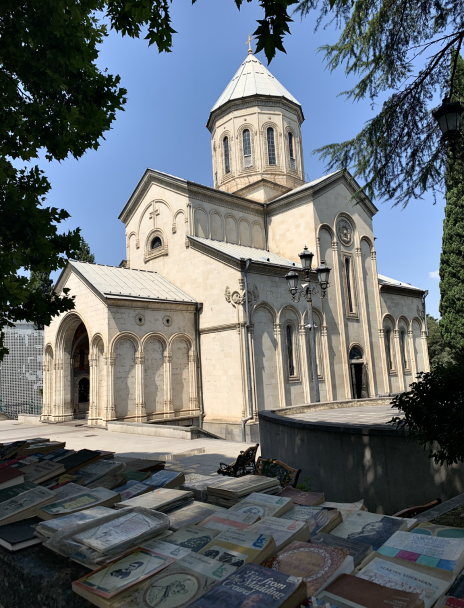
#> input picture church/input.png, 928 x 1216 px (shown at 1/2 size); the run also reads 1 picture not shown here
$ jupyter execute --allow-errors Relighting.ipynb   (shell and % lines are left out)
#> lines starting #> are read from the running program, lines starting #| are printed output that depends on the picture; long printed decimals are rounded
[cell 1]

import cv2
import numpy as np
import numpy.linalg as npl
from matplotlib import pyplot as plt
from matplotlib import cbook

## Experimenting with recreating the image using albedo and shading

[cell 2]
# Just to avoid more typing than necessary
def imshow(input):
    plt.axis('off')
    plt.imshow(input)

[cell 3]
img = plt.imread('./church/input.png')
#> img is the input picture: shape (1216, 928, 3) float32; mean R, G, B 0.397, 0.422, 0.438
normals = plt.imread('./church/normals.png')
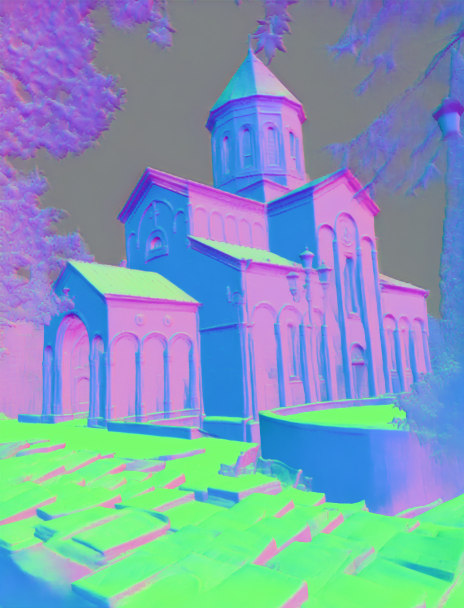
#> input picture church/normals.png, 928 x 1216 px (shown at 1/2 size)
#> normals is the input picture: shape (1216, 928, 3) float32; mean R, G, B 0.497, 0.615, 0.713
albedo = plt.imread('./church/ours_alb.png')
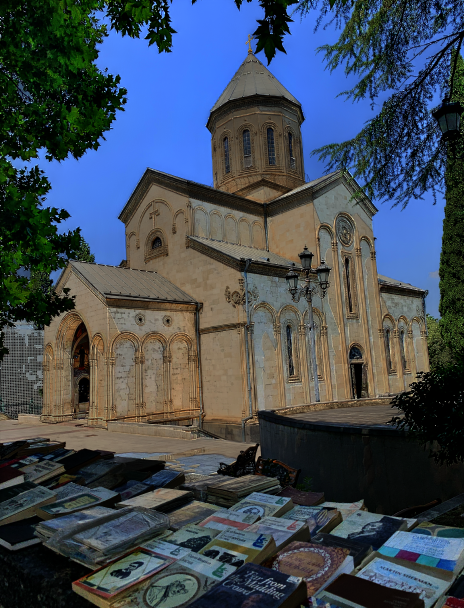
#> input picture church/ours_alb.png, 928 x 1216 px (shown at 1/2 size)
#> albedo is the input picture: shape (1216, 928, 3) float32; mean R, G, B 0.255, 0.295, 0.342
shading = plt.imread('./church/ours_shd.png')
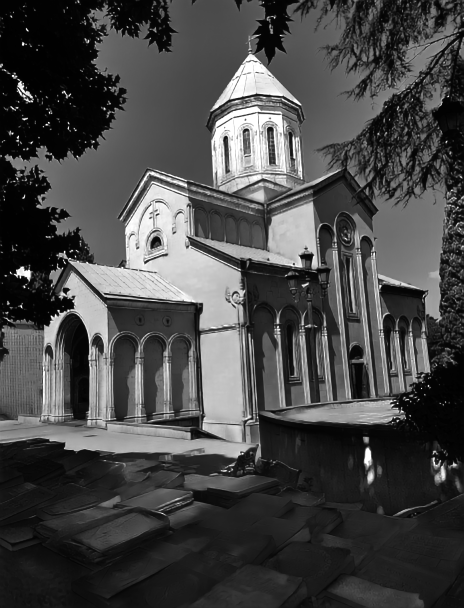
#> input picture church/ours_shd.png, 928 x 1216 px (shown at 1/2 size)
#> shading is the input picture: shape (1216, 928) float32; min 0.00392, max 1, mean 0.279
shading = np.dstack((shading, shading, shading))
#> shading: shape (1216, 928, 3) float32
gamma = 0.4545
# ^ shading now has 3 channels despite being grayscale
# otherwise numpy will complain shapes of albedo and shading do not match

[cell 4]
plt.axis('off')
plt.title("Original Input")
plt.imshow(img)

[cell 5]
# This is how the image looks like if we don't correct albedo and shading

linear_recreated_img = albedo * shading
plt.title("Recreated image (not corrected)")
imshow(linear_recreated_img)

[cell 6]
albedo_corrected = albedo ** 0.4545
shading_corrected = shading ** 0.4545
# recreated_img = albedo_corrected * shading_corrected\
recreated_img = linear_recreated_img ** 0.4545  # Apply gamma correction to final linear image, rather than the individual components (albedo, shading)

plt.title("Recreated image (corrected) (still darker than the original huh)")
imshow(recreated_img)

## Now actual relighting... Create new shading
It's working! Kind of. The scene is way too dark but it relights the building perfectly

[cell 7]
# So this is what our normals look like
imshow(normals)
print(f"{np.ndarray.max(normals)= }, {np.ndarray.min(normals)= }")
#| np.ndarray.max(normals)= 1.0, np.ndarray.min(normals)= 0.0
print(f"{normals[300, 250, :]= }")  # Point in the background / sky
#| normals[300, 250, :]= array([0.502 , 0.5098, 0.5176 ], dtype=float32)

[cell 8]
# Normalize the normals
# Separate the RGB channels
red_channel = normals[:,:,0]
green_channel = normals[:,:,1]
blue_channel = normals[:,:,2]

# Normalize the values of the RGB channels
red_channel_normalized = red_channel / 255.0
green_channel_normalized = green_channel / 255.0
blue_channel_normalized = blue_channel / 255.0
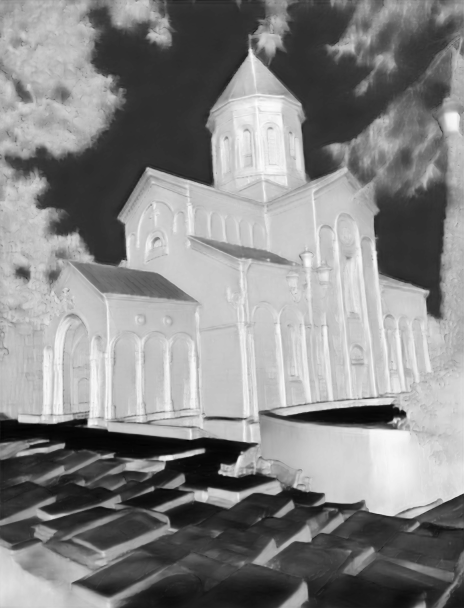
#> blue_channel_normalized: shape (1216, 928) float32 (shown at 1/2 size); min 0.00163, max 0.00384, mean 0.0028; drawn with min black and max white

# Create a new 2D array to hold the unit vectors
unit_vectors = np.zeros_like(normals)

# Iterate over each pixel and calculate the unit vector
for i in range(normals.shape[0]):
    for j in range(normals.shape[1]):
        x = red_channel_normalized[i,j]
        y = green_channel_normalized[i,j]
        z = blue_channel_normalized[i,j]
        magnitude = np.sqrt(x**2 + y**2 + z**2)
        if magnitude > 0:
            unit_vectors[i,j,0] = x / magnitude
            unit_vectors[i,j,1] = y / magnitude
            unit_vectors[i,j,2] = z / magnitude
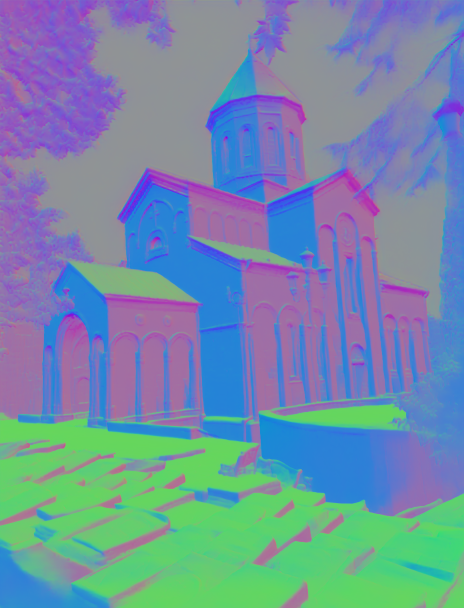
#> unit_vectors: shape (1216, 928, 3) float32 (shown at 1/2 size); mean R, G, B 0.448, 0.555, 0.653
# Make normals in a range from -1 to 1
print(f"{np.ndarray.max(normals)= }, {np.ndarray.min(normals)= }")
#| np.ndarray.max(normals)= 1.0, np.ndarray.min(normals)= 0.0
# normals = unit_vectors * 2 - 1

[cell 9]
imshow(normals)
print(f"{np.ndarray.max(normals)= }, {np.ndarray.min(normals)= }")
#| np.ndarray.max(normals)= 1.0, np.ndarray.min(normals)= 0.0
print(f"{normals[300, 250, :]= }")  # Point in the background / sky
#| normals[300, 250, :]= array([0.502 , 0.5098, 0.5176 ], dtype=float32)

In order to get a new shabby relit image, call the calculate_shading function (below) with two inputs:
* light_dir = light direction in a form of a directional vector, doesn't need to be normalized
* a normals map

[cell 10]
# Returns a normalized light vector with the same dimensions as the original image
def get_new_light_dir(light_dir, original_image):
    light_dir = np.array(light_dir)
    magnitude = np.sum(light_dir ** 2)
    normalized_light_dir = light_dir / magnitude

    new_light_dir = np.zeros(np.shape(original_image))
    new_light_dir[:] = normalized_light_dir

    return new_light_dir

[cell 11]
def calculate_shading(light_dir, normals):
    new_light_dir = get_new_light_dir(light_dir, normals)

    # Dot product (np.dot doesn't work for more than 2 dimensions)
    new_shading = normals * new_light_dir
    new_shading = np.sum(new_shading, axis=2)
#> new_shading: shape (1216, 928) float64
    # new_shading = new_shading * 0.5 + 1
    # new_shading = normals @ light_dir

    # Stack the single grayscale value in three RGB channels
    new_shading = np.dstack([new_shading, new_shading, new_shading])
#> new_shading: shape (1216, 928, 3) float64

    imshow(new_shading)

    # If we use the albedo_corrected in this equation (albedo ** 0.4545), the image looks a lot brighter
    # print(f"albedo range[{np.ndarray.min(albedo)}, {np.ndarray.max(albedo)}], new_shading range [{np.ndarray.min(new_shading)},{np.ndarray.max(new_shading)}]")
    new_image = albedo * new_shading
    # new_image = (new_image * 0.5) + 1

    # TODO: this gives us NaN values!
    # new_image = new_image ** 0.4545

    return new_image

[cell 12]
def showcase_new_shading():
    top_shading = calculate_shading([0, 1, 0], normals)
    right_shading = calculate_shading([-1, 0, 0], normals)
    left_shading = calculate_shading([1, 0, 0], normals)
    bottom_shading = calculate_shading([0, 0, 1], normals)
    slightly_left = calculate_shading([1, 1, 0], normals)
#> in calculate_shading (call 5), `new_image = albedo * new_shading`:
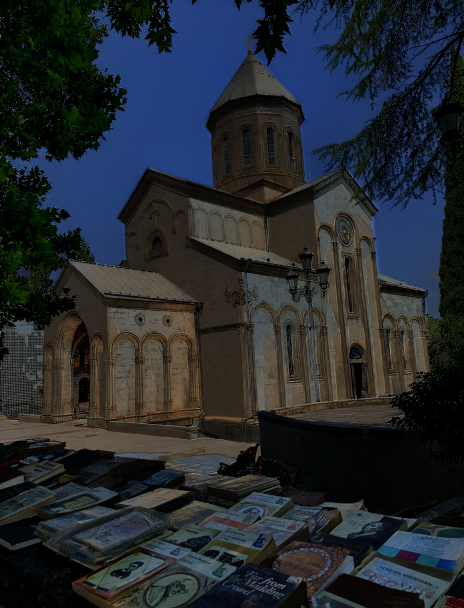
#> new_image: shape (1216, 928, 3) float64 (shown at 1/2 size); mean R, G, B 0.144, 0.165, 0.189
    top_plus_right_shading = (top_shading + right_shading)
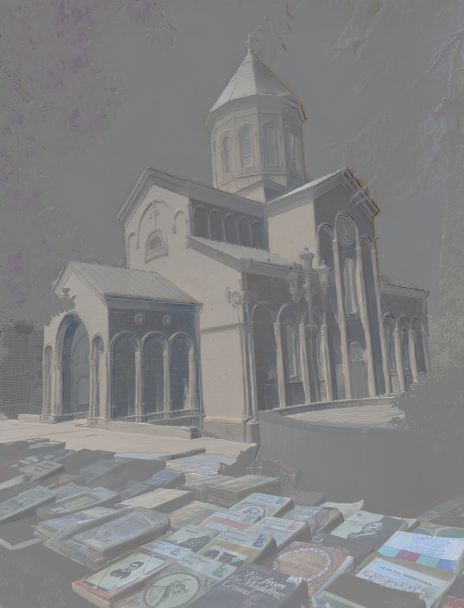
#> top_plus_right_shading: shape (1216, 928, 3) float64 (shown at 1/2 size); mean R, G, B 0.0333, 0.0347, 0.0371; drawn with min black and max white
    all_direction_shading = (top_shading + right_shading + left_shading + bottom_shading)

    fig, ax = plt.subplot_mosaic([['image', 'top', 'left', 'right', 'slightly_left', 'right_plus_top', 'all']], figsize=(20,4.5))

    ax['image'].imshow(img)
    ax['image'].axis('off')
    ax['image'].set_title('Original')

    ax['top'].imshow(top_shading)
    ax['top'].axis('off')
    ax['top'].set_title('Top shading')

    ax['left'].imshow(left_shading)
    ax['left'].axis('off')
    ax['left'].set_title('Left shading')

    ax['right'].imshow(right_shading)
    ax['right'].axis('off')
    ax['right'].set_title('Right shading')

    ax['slightly_left'].imshow(slightly_left)
    ax['slightly_left'].axis('off')
    ax['slightly_left'].set_title('Slightly left shading')

    ax['right_plus_top'].imshow(top_plus_right_shading)
    ax['right_plus_top'].axis('off')
    ax['right_plus_top'].set_title('Top + right shading')

    ax['all'].imshow(all_direction_shading)
    ax['all'].axis('off')
    ax['all'].set_title('Sum of all shading directions')

    plt.show()
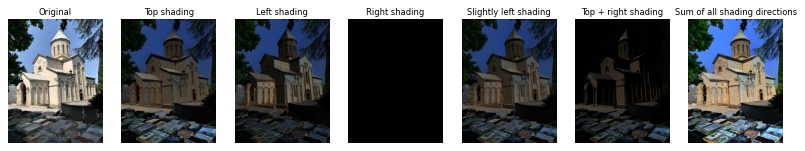
#> figure drawn by matplotlib, 7 panels

[cell 13]
def multiple_light_sum(light_dirs, ):
    pass

-> ## Work so far (visual showcase)

[cell 14]
showcase_new_shading()

[cell 15]
slightly_left = calculate_shading([1, 1, 0.3], normals)
#> in calculate_shading (call 6), `new_light_dir = get_new_light_dir(light_dir, normals)`:
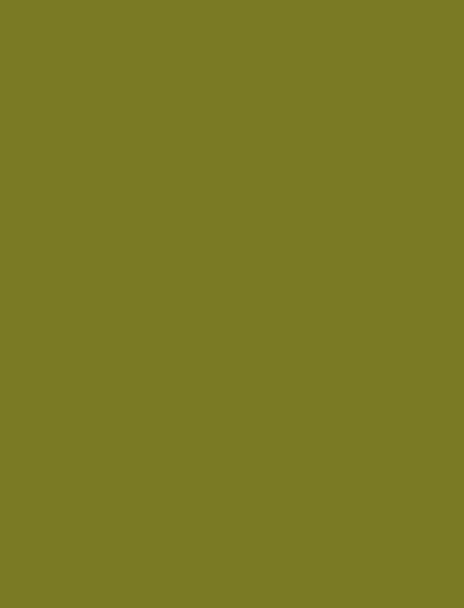
#> new_light_dir: shape (1216, 928, 3) float64 (shown at 1/2 size); mean R, G, B 0.478, 0.478, 0.144
#> in calculate_shading (call 6), `new_shading = np.sum(new_shading, axis=2)`:
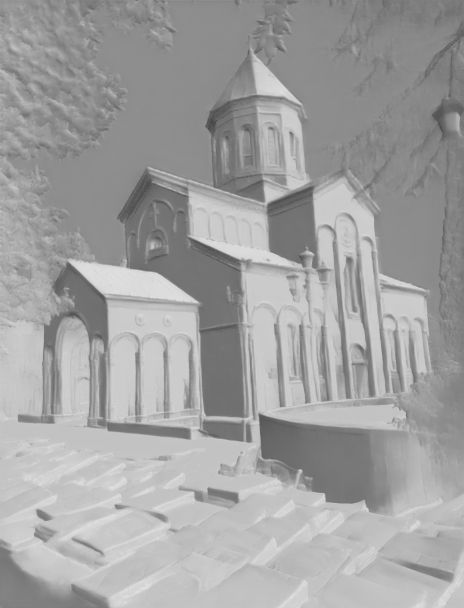
#> new_shading: shape (1216, 928) float64 (shown at 1/2 size); min 0.255, max 0.903, mean 0.634

[cell 16]
imshow(slightly_left)

[cell 17]
imshow(shading)

[cell 18]
imshow(img)

[cell 19]
imshow(albedo_corrected)

### Here we will create a 3D mesh grid using the depth image, and apply ray casting to simulate light in 3D space
The parameter *depth_resolution* determines the number of discrete points sampled in the z direction.
The parameter *light_origin* is used to set the point of the light within the scene

[cell 20]
depth_map = cv2.imread('./church/depth_bmd_ordinal.png', cv2.IMREAD_ANYDEPTH)
depth_resolution = 32
depth_map = np.array(depth_map / np.max(depth_map) * depth_resolution, dtype='uint8')
light_origin = np.array([250, 250, 8])
print(f"{depth_map.shape= }")
#| depth_map.shape= (1216, 928)
print(f"{np.min(depth_map)= }, {np.max(depth_map)= }")
#| np.min(depth_map)= 0, np.max(depth_map)= 32

[cell 21]
x = np.arange(0, depth_map.shape[1])
#> x = 928 values from 0 to 927
y = np.arange(0, depth_map.shape[0])
#> y = 1216 values from 0 to 1215
z = np.arange(0, depth_resolution)
print(f"{x.shape= }, {y.shape= }, {z.shape= }")
#| x.shape= (928,), y.shape= (1216,), z.shape= (32,)

# Create sparse meshgrids for use in computing euclidean distance from the light source
xx, yy, zz = np.meshgrid(x, y, z, sparse=True)
#> xx = 928 values from 0 to 927; yy = 1216 values from 0 to 1215
print(f"{xx.shape= }, {yy.shape= }, {zz.shape= }")
#| xx.shape= (1, 928, 1), yy.shape= (1216, 1, 1), zz.shape= (1, 1, 32)

[cell 22]
def distance_3d(x_point, y_point, z_point, xx, yy, zz):
#> called with x_point = 250, y_point = 250, z_point = 8, xx = array of shape (1, 928, 1), yy = array of shape (1216, 1, 1), zz = array of shape (1, 1, 32)
    point1 = np.array([x_point, y_point, z_point])
#> point1 = [250, 250, 8]
    point2 = np.array([xx, yy, zz])
    return np.linalg.norm(point2 - point1)

#> (the rest of this cell did not finish here and is left out)

[cell 23]
def unit_direction_3d(x_point, y_point, z_point, xx, yy, zz):
#> called with x_point = 250, y_point = 250, z_point = 8, xx = array of shape (1, 928, 1), yy = array of shape (1216, 1, 1), zz = array of shape (1, 1, 32)
    point1 = np.array([x_point, y_point, z_point])
    point2 = np.array([xx, yy, zz])
    magnitude = np.linalg.norm(point2 - point1)
    directions_meshgrids = (point2 - point1)
    direction_x = np.ones_like(magnitude) * directions_meshgrids[0]
    direction_y = np.ones_like(magnitude) * directions_meshgrids[1]
    direction_z = np.ones_like(magnitude) * directions_meshgrids[2]
    direction_vectors = np.stack((direction_x, direction_y, direction_z), axis=-1)
    print(f"{magnitude.shape= }")
    print(f"{direction_vectors.shape= }")
    return direction_vectors / magnitude[..., np.newaxis]

#> (the rest of this cell did not finish here and is left out)
